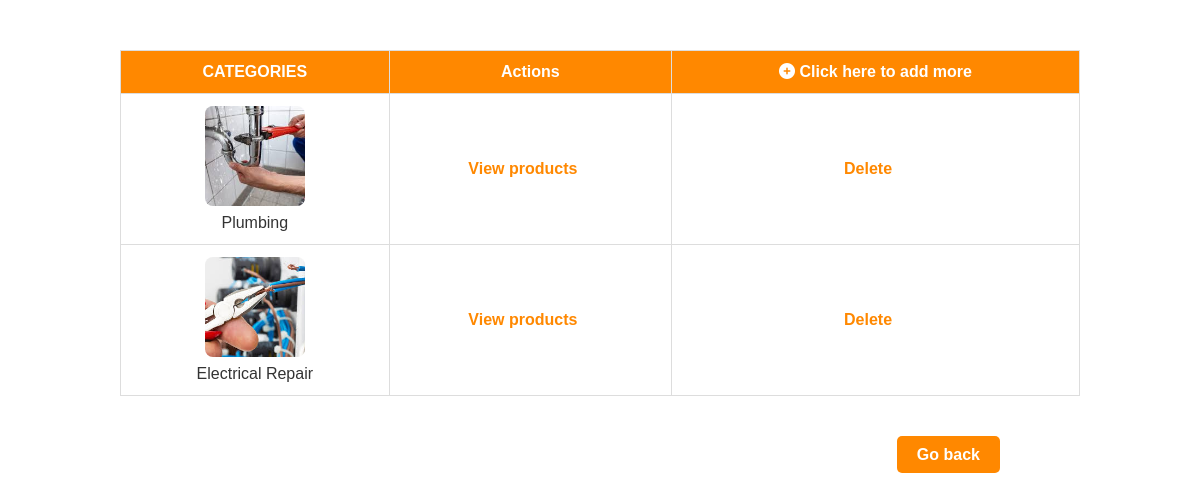
Before: /view_category with the older database file.
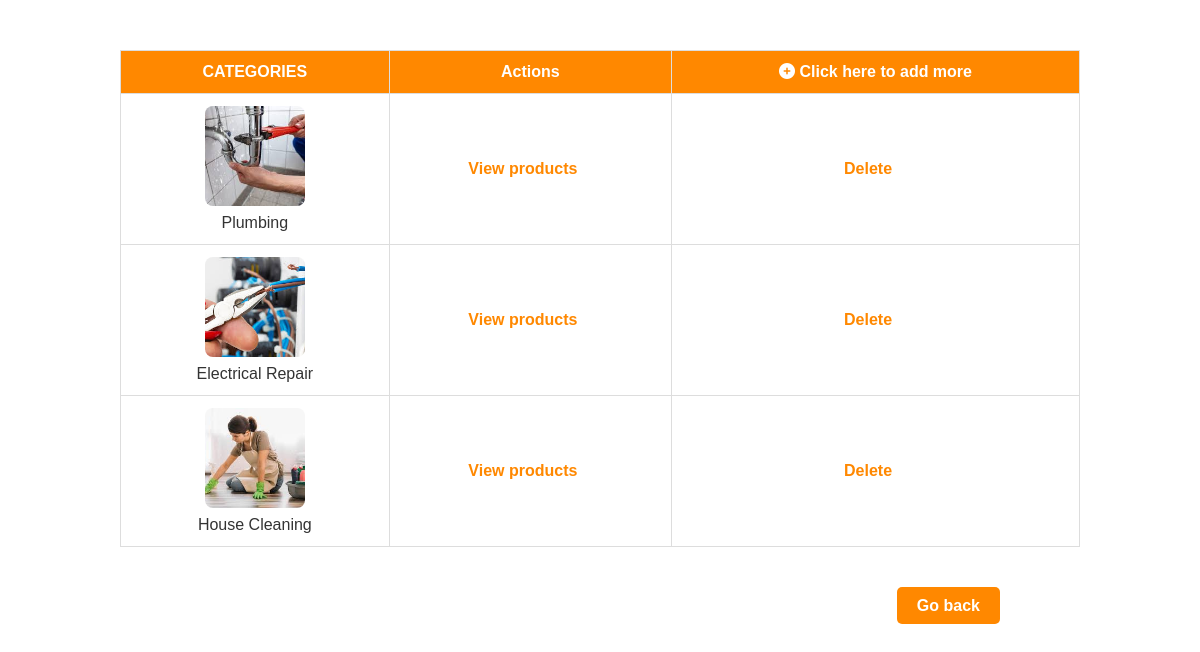
After: the same page with the newer database file.
### app/models.py (models this page shows)
class Category(models.Model):
    category = models.TextField()
    img = models.FileField()

### app/views.py (the view)
# urls.py: path('view_category',views.view_category),
def view_category(req):
    category=Category.objects.all()
    return render(req,'admin/view_category.html',{'category':category})

### templates/admin/view_category.html (shortened to what this page needs)
<!DOCTYPE html>
<html lang="en">
<head>
    {% load static %}
    <link rel="stylesheet" href="{% static 'css/view_cat_style.css' %}">
    <link rel="stylesheet" href="https://cdnjs.cloudflare.com/ajax/libs/font-awesome/6.5.0/css/all.min.css">
</head>
<body>
    <table class="table table-hover mt-5 mb-5 mx-auto">
        <thead>
            <tr class="table-danger">
                <th scope="col" class="text-light">CATEGORIES</th>
                <th scope="col">Actions</th>
                <th scope="col">
                    <a style="color: white;" href="../category">
                        <i class="fas fa-plus-circle"></i> Click here to add more
                    </a>
                </th>
            </tr>
        </thead>
        <tbody>
            {% for i in category %}
            <tr>
                <td class="category-cell">
                    <div class="category-box">
                        <img src="{{ i.img.url }}" alt="" class="category-img">
                        <span class="category-text">{{ i.category }}</span>
                    </div>
                </td>
                <td><a href="view_service/{{i.pk }}/">View products</a></td>
                <td><a href="delete_category/{{ i.pk }}" class="delete-btn">Delete</a></td>
            </tr>
            {% endfor %}
        </tbody>
    </table>
    <div class="mt-4">
        <a href="../admin_home" class="btn btn-danger">Go back</a>
    </div>
</body>
</html>

Changed rows visible on the page:
added Category: img (picture), category "House Cleaning"
